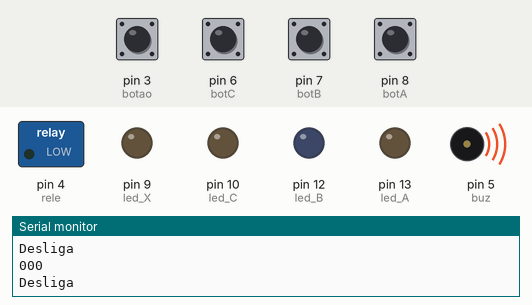
Simulated run of this sketch. Board: Arduino Uno, built with avr-gcc and run on an emulated ATmega328P. Shown: switched loads named in the sketch (green lamp = pin HIGH), output pins drawn as LEDs (lit = HIGH), buzzer (waves = sounding, pin HIGH), the last lines printed to the serial monitor. Inputs (shaded band) come from the test bench; at power-on: pin 3 (botao), pin 6 (botC), pin 7 (botB), pin 8 (botA) LOW.

Above: at 1.2 s.
1.3 s: pin 6 (botC) pulled HIGH for 0.15 s
At 1.38 s:
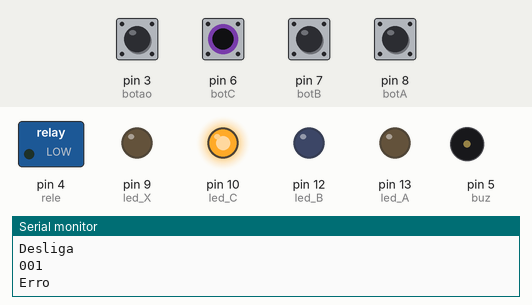
2.9 s: pin 8 (botA) pulled HIGH for 0.15 s
At 2.99 s:
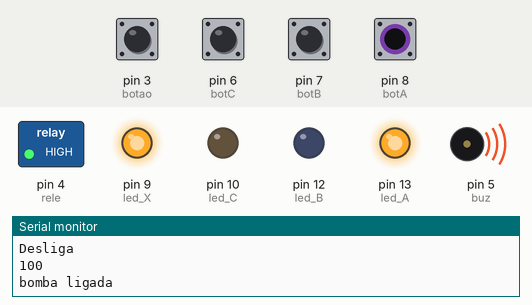
4.5 s: pin 7 (botB) pulled HIGH for 0.15 s
At 4.59 s:
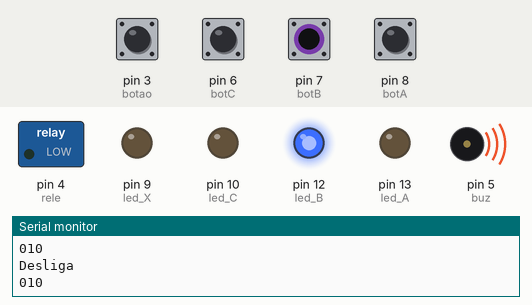
6.1 s: pin 6 (botC) driven HIGH and pin 7 (botB) driven HIGH
At 7.1 s:
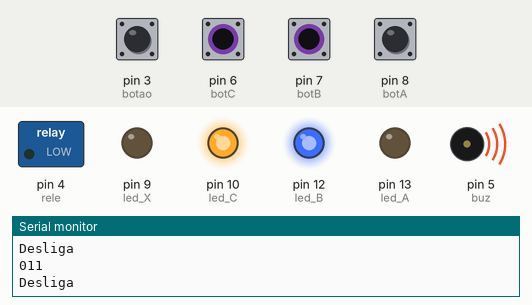
7.6 s: pin 8 (botA) pulled HIGH for 1 s
At 8.3 s:
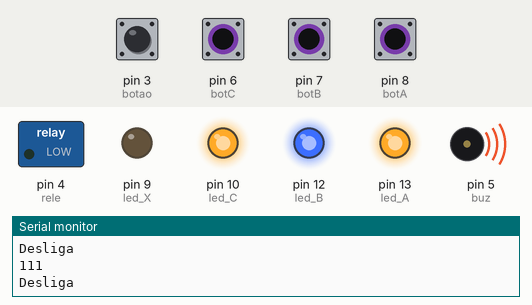
10.1 s: pin 6 (botC) driven LOW
At 11.5 s:
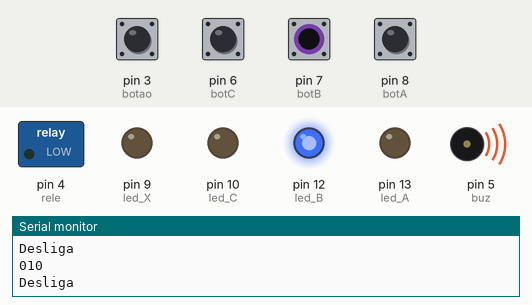
Timing chart, 0 to 12.6 s (numbered marks = the images above; inputs shaded):
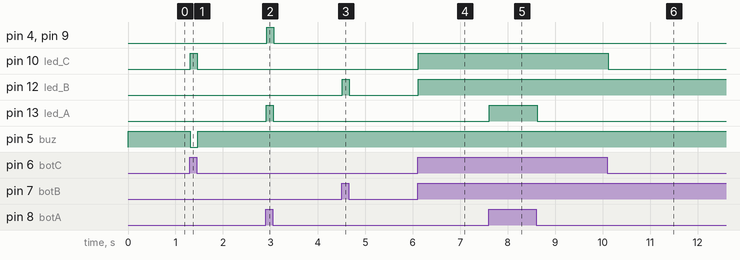

Measured:
- after the input at 1.3 s, pin 10 (led_C): LOW → HIGH at once, → LOW 0.15 s later; pin 5 (buz): HIGH → LOW at once, → HIGH 0.15 s later
- after the input at 2.9 s, pin 4 (rele), pin 9 (led_X): LOW → HIGH at once, → LOW 0.14 s later; pin 13 (led_A): LOW → HIGH at once, → LOW 0.15 s later
- after the input at 4.5 s, pin 12 (led_B): LOW → HIGH at once, → LOW 0.15 s later
- after the input at 6.1 s, pin 10 (led_C), pin 12 (led_B): LOW → HIGH at once
- after the input at 7.6 s, pin 13 (led_A): LOW → HIGH at once, → LOW 1.0 s later
- after the input at 10.1 s, pin 10 (led_C): HIGH → LOW at once

The sketch:

Erivaldo_caixadagua.ino
```cpp
int  botA = 8;
int botB = 7;
int botC = 6;

int led_A = 13;
int led_B = 12;
int led_C = 10;
int led_X = 9;

int buz = 5;
int rele = 4;
int botao = 3;

void setup() {

  pinMode(botA, INPUT);
  pinMode(botB, INPUT);
  pinMode(botC, INPUT);
  pinMode(led_A, OUTPUT);
  pinMode(led_B, OUTPUT);
  pinMode(led_C, OUTPUT);
  pinMode(led_X, OUTPUT);
  pinMode(buz, OUTPUT);
  pinMode(rele, OUTPUT);
  pinMode(botao, INPUT);
Serial.begin(9600);
}


void loop() {


  int A = digitalRead(botA);
  int B = digitalRead(botB);
  int C = digitalRead(botC);
   Serial.print(A);
    Serial.print(B);
     Serial.println(C);

     digitalWrite(led_A,A);
     digitalWrite(led_B,B);
     digitalWrite(led_C,C);


  if(A && !B && !C)
    while(!C && A){
     Serial.println("bomba ligada");
       digitalWrite(rele,HIGH);
       digitalWrite(led_X,1);
     C = digitalRead(botC);
     A = digitalRead(botA);
     B = digitalRead(botB);
     digitalWrite(led_A,A);
     digitalWrite(led_C,C);
     digitalWrite(led_B,B);
        digitalWrite(buz,1);
    }

  if((A && !B && C) or (!A && !B && C))
  {
   Serial.println("Erro");
   digitalWrite(rele,LOW);
   digitalWrite(led_X,0);
   digitalWrite(buz,0);
  }

    if((B && C) or (!A && !B && !C))
    {
       Serial.println("Desliga");
      digitalWrite(rele,LOW);
      digitalWrite(led_X,0);
      digitalWrite(buz,1);
}

    if(!A && B && !C)
    {
       Serial.println("Desliga");
      digitalWrite(rele,LOW);
      digitalWrite(led_X,0);
      digitalWrite(buz,1);
}

    if(digitalRead(botao))
    {
          while(!C && A){
     Serial.println("Enchendo");
       digitalWrite(rele,HIGH);
       digitalWrite(led_X,1);
     C = digitalRead(botC);
     A = digitalRead(botA);
     B = digitalRead(botB);
     digitalWrite(led_A,A);
     digitalWrite(led_C,C);
     digitalWrite(led_B,B);
        digitalWrite(buz,1);
    }
    }

}
```
